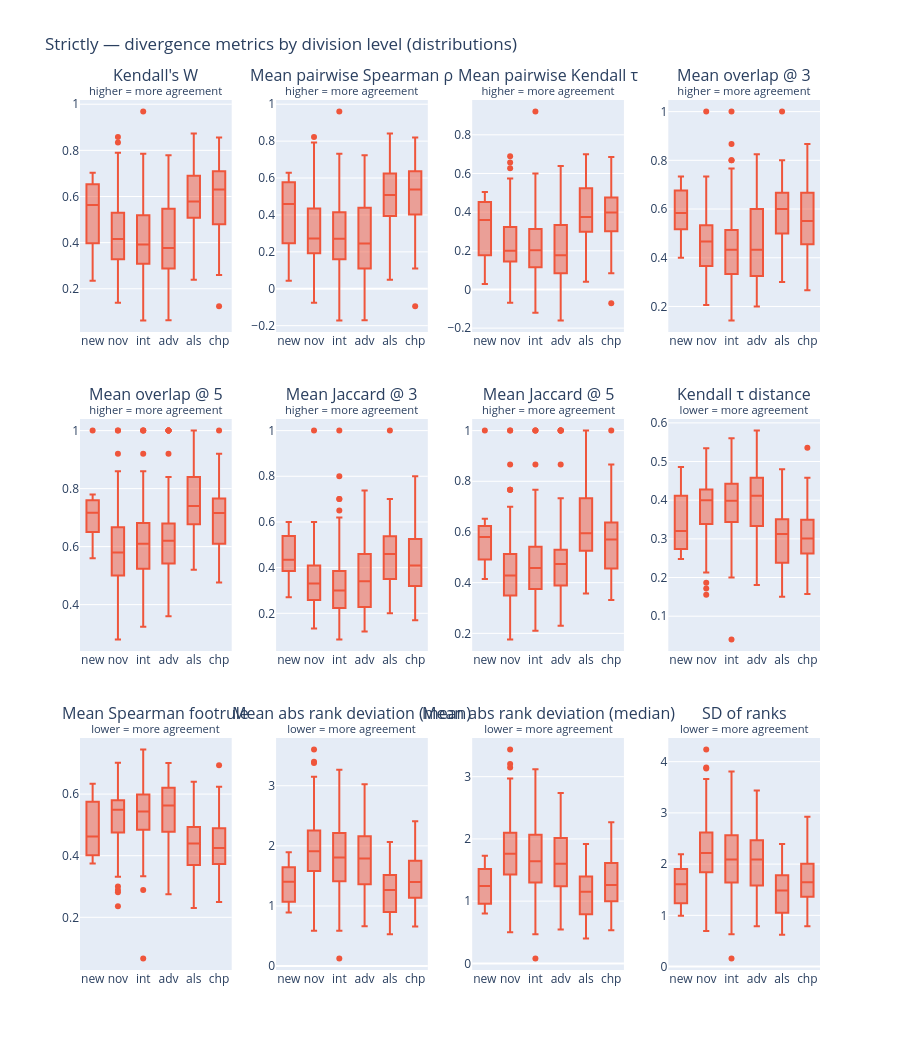

The notebook cell saved with this chart:
### Code cell
box_fig("Strictly").show()

### Figure 1 — Plotly figure (JSON) as saved in the notebook; plotly's stock layout.template omitted (floating-point values rounded to 4 significant figures; data arrays with more than 128 entries replaced by an {"elided": "..."} marker saying what was removed)
{"data": [{"marker": {"color": "#EF553B"}, "showlegend": false, "type": "box", "x": {"elided": "439 str values"}, "xaxis": "x", "y": {"elided": "439 float values"}, "yaxis": "y"}, {"marker": {"color": "#EF553B"}, "showlegend": false, "type": "box", "x": {"elided": "439 str values"}, "xaxis": "x2", "y": {"elided": "439 float values"}, "yaxis": "y2"}, {"marker": {"color": "#EF553B"}, "showlegend": false, "type": "box", "x": {"elided": "439 str values"}, "xaxis": "x3", "y": {"elided": "439 float values"}, "yaxis": "y3"}, {"marker": {"color": "#EF553B"}, "showlegend": false, "type": "box", "x": {"elided": "439 str values"}, "xaxis": "x4", "y": {"elided": "439 float values"}, "yaxis": "y4"}, {"marker": {"color": "#EF553B"}, "showlegend": false, "type": "box", "x": {"elided": "439 str values"}, "xaxis": "x5", "y": {"elided": "439 float values"}, "yaxis": "y5"}, {"marker": {"color": "#EF553B"}, "showlegend": false, "type": "box", "x": {"elided": "439 str values"}, "xaxis": "x6", "y": {"elided": "439 float values"}, "yaxis": "y6"}, {"marker": {"color": "#EF553B"}, "showlegend": false, "type": "box", "x": {"elided": "439 str values"}, "xaxis": "x7", "y": {"elided": "439 float values"}, "yaxis": "y7"}, {"marker": {"color": "#EF553B"}, "showlegend": false, "type": "box", "x": {"elided": "439 str values"}, "xaxis": "x8", "y": {"elided": "439 float values"}, "yaxis": "y8"}, {"marker": {"color": "#EF553B"}, "showlegend": false, "type": "box", "x": {"elided": "439 str values"}, "xaxis": "x9", "y": {"elided": "439 float values"}, "yaxis": "y9"}, {"marker": {"color": "#EF553B"}, "showlegend": false, "type": "box", "x": {"elided": "439 str values"}, "xaxis": "x10", "y": {"elided": "439 float values"}, "yaxis": "y10"}, {"marker": {"color": "#EF553B"}, "showlegend": false, "type": "box", "x": {"elided": "439 str values"}, "xaxis": "x11", "y": {"elided": "439 float values"}, "yaxis": "y11"}, {"marker": {"color": "#EF553B"}, "showlegend": false, "type": "box", "x": {"elided": "439 str values"}, "xaxis": "x12", "y": {"elided": "439 float values"}, "yaxis": "y12"}], "layout": {"annotations": [{"font": {"size": 16}, "showarrow": false, "text": "Kendall's W<br><sup>higher = more agreement</sup>", "x": 0.1025, "xanchor": "center", "xref": "paper", "y": 1, "yanchor": "bottom", "yref": "paper"}, {"font": {"size": 16}, "showarrow": false, "text": "Mean pairwise Spearman ρ<br><sup>higher = more agreement</sup>", "x": 0.3675, "xanchor": "center", "xref": "paper", "y": 1, "yanchor": "bottom", "yref": "paper"}, {"font": {"size": 16}, "showarrow": false, "text": "Mean pairwise Kendall τ<br><sup>higher = more agreement</sup>", "x": 0.6325, "xanchor": "center", "xref": "paper", "y": 1, "yanchor": "bottom", "yref": "paper"}, {"font": {"size": 16}, "showarrow": false, "text": "Mean overlap @ 3<br><sup>higher = more agreement</sup>", "x": 0.8975, "xanchor": "center", "xref": "paper", "y": 1, "yanchor": "bottom", "yref": "paper"}, {"font": {"size": 16}, "showarrow": false, "text": "Mean overlap @ 5<br><sup>higher = more agreement</sup>", "x": 0.1025, "xanchor": "center", "xref": "paper", "y": 0.6333, "yanchor": "bottom", "yref": "paper"}, {"font": {"size": 16}, "showarrow": false, "text": "Mean Jaccard @ 3<br><sup>higher = more agreement</sup>", "x": 0.3675, "xanchor": "center", "xref": "paper", "y": 0.6333, "yanchor": "bottom", "yref": "paper"}, {"font": {"size": 16}, "showarrow": false, "text": "Mean Jaccard @ 5<br><sup>higher = more agreement</sup>", "x": 0.6325, "xanchor": "center", "xref": "paper", "y": 0.6333, "yanchor": "bottom", "yref": "paper"}, {"font": {"size": 16}, "showarrow": false, "text": "Kendall τ distance<br><sup>lower = more agreement</sup>", "x": 0.8975, "xanchor": "center", "xref": "paper", "y": 0.6333, "yanchor": "bottom", "yref": "paper"}, {"font": {"size": 16}, "showarrow": false, "text": "Mean Spearman footrule<br><sup>lower = more agreement</sup>", "x": 0.1025, "xanchor": "center", "xref": "paper", "y": 0.2667, "yanchor": "bottom", "yref": "paper"}, {"font": {"size": 16}, "showarrow": false, "text": "Mean abs rank deviation (mean)<br><sup>lower = more agreement</sup>", "x": 0.3675, "xanchor": "center", "xref": "paper", "y": 0.2667, "yanchor": "bottom", "yref": "paper"}, {"font": {"size": 16}, "showarrow": false, "text": "Mean abs rank deviation (median)<br><sup>lower = more agreement</sup>", "x": 0.6325, "xanchor": "center", "xref": "paper", "y": 0.2667, "yanchor": "bottom", "yref": "paper"}, {"font": {"size": 16}, "showarrow": false, "text": "SD of ranks<br><sup>lower = more agreement</sup>", "x": 0.8975, "xanchor": "center", "xref": "paper", "y": 0.2667, "yanchor": "bottom", "yref": "paper"}], "height": 1050, "title": {"text": "Strictly — divergence metrics by division level (distributions)"}, "xaxis": {"anchor": "y", "categoryarray": ["new", "nov", "int", "adv", "als", "chp"], "categoryorder": "array", "domain": [0, 0.205]}, "xaxis10": {"anchor": "y10", "categoryarray": ["new", "nov", "int", "adv", "als", "chp"], "categoryorder": "array", "domain": [0.265, 0.47]}, "xaxis11": {"anchor": "y11", "categoryarray": ["new", "nov", "int", "adv", "als", "chp"], "categoryorder": "array", "domain": [0.53, 0.735]}, "xaxis12": {"anchor": "y12", "categoryarray": ["new", "nov", "int", "adv", "als", "chp"], "categoryorder": "array", "domain": [0.795, 1]}, "xaxis2": {"anchor": "y2", "categoryarray": ["new", "nov", "int", "adv", "als", "chp"], "categoryorder": "array", "domain": [0.265, 0.47]}, "xaxis3": {"anchor": "y3", "categoryarray": ["new", "nov", "int", "adv", "als", "chp"], "categoryorder": "array", "domain": [0.53, 0.735]}, "xaxis4": {"anchor": "y4", "categoryarray": ["new", "nov", "int", "adv", "als", "chp"], "categoryorder": "array", "domain": [0.795, 1]}, "xaxis5": {"anchor": "y5", "categoryarray": ["new", "nov", "int", "adv", "als", "chp"], "categoryorder": "array", "domain": [0, 0.205]}, "xaxis6": {"anchor": "y6", "categoryarray": ["new", "nov", "int", "adv", "als", "chp"], "categoryorder": "array", "domain": [0.265, 0.47]}, "xaxis7": {"anchor": "y7", "categoryarray": ["new", "nov", "int", "adv", "als", "chp"], "categoryorder": "array", "domain": [0.53, 0.735]}, "xaxis8": {"anchor": "y8", "categoryarray": ["new", "nov", "int", "adv", "als", "chp"], "categoryorder": "array", "domain": [0.795, 1]}, "xaxis9": {"anchor": "y9", "categoryarray": ["new", "nov", "int", "adv", "als", "chp"], "categoryorder": "array", "domain": [0, 0.205]}, "yaxis": {"anchor": "x", "domain": [0.7333, 1]}, "yaxis10": {"anchor": "x10", "domain": [0, 0.2667]}, "yaxis11": {"anchor": "x11", "domain": [0, 0.2667]}, "yaxis12": {"anchor": "x12", "domain": [0, 0.2667]}, "yaxis2": {"anchor": "x2", "domain": [0.7333, 1]}, "yaxis3": {"anchor": "x3", "domain": [0.7333, 1]}, "yaxis4": {"anchor": "x4", "domain": [0.7333, 1]}, "yaxis5": {"anchor": "x5", "domain": [0.3667, 0.6333]}, "yaxis6": {"anchor": "x6", "domain": [0.3667, 0.6333]}, "yaxis7": {"anchor": "x7", "domain": [0.3667, 0.6333]}, "yaxis8": {"anchor": "x8", "domain": [0.3667, 0.6333]}, "yaxis9": {"anchor": "x9", "domain": [0, 0.2667]}}}
